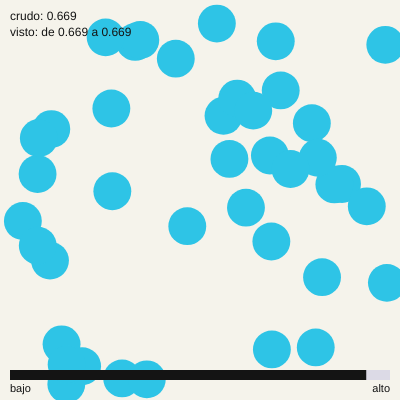
Frame 1 (no input)
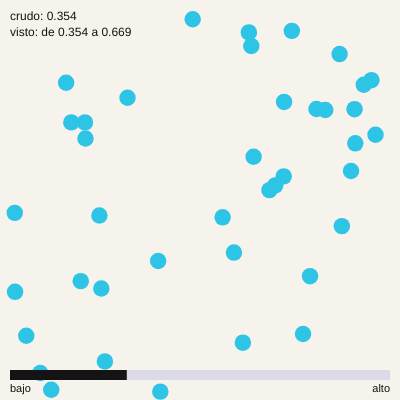
Frame 60 (no input)
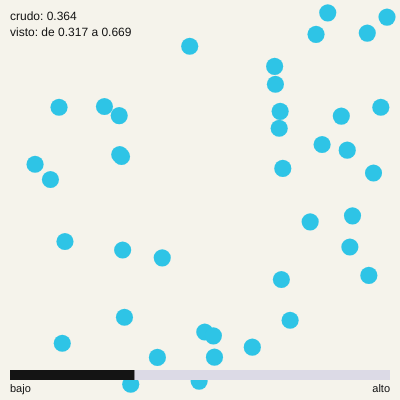
Frame 120 (the mouse pressed at the canvas centre since frame 60)

The p5.js sketch that drew these frames (run headless with seeded random() and noise() and a simulated clock; from frame 60 on, the mouse is pressed at the canvas centre):

// p5.js sketch
// ── sketch.js
// Unidad 3 · Clase 5 · La calibración
// Dos funciones separadas:
//   leerCrudo()  entrega el valor tal como llega, en la escala de la fuente
//   leerSenal()  lo traduce a 0–1 usando un rango MEDIDO, no supuesto
// Cambia leerCrudo() por la fuente de tu equipo (micrófono, cámara o datos).

let enjambre = [];
let cantidad = 40;
let diametro = 14;
let limiteVelocidad = 2;

// NUEVO: el rango real de la fuente. Se mide primero y después se escribe aquí.
let minimo = 0.2;
let maximo = 0.7;

// Para medir: lo más bajo y lo más alto que ha llegado
let minVisto = Infinity;
let maxVisto = -Infinity;

// -----------------------------------------
// LA FUENTE Y LA SEÑAL
// -----------------------------------------

// Simulada: noise() casi nunca baja de 0.2 ni sube de 0.7
function leerCrudo() {
  return noise(frameCount * 0.01);
}

function leerSenal() {
  let crudo = leerCrudo();
  let s = map(crudo, minimo, maximo, 0, 1);
  return constrain(s, 0, 1); // la promesa: siempre entre 0 y 1
}

function medir() {
  let crudo = leerCrudo();
  if (crudo < minVisto) {
    minVisto = crudo;
  }
  if (crudo > maxVisto) {
    maxVisto = crudo;
  }
}

// EL ENJAMBRE (igual que en la Clase 1)
// -----------------------------------------

function crearEnjambre() {
  for (let i = 0; i < cantidad; i++) {
    enjambre.push({
      x: random(diametro, width - diametro),
      y: random(diametro, height - diametro),
      vx: random(-limiteVelocidad, limiteVelocidad),
      vy: random(-limiteVelocidad, limiteVelocidad),
    });
  }
}

function mover(a) {
  a.x += a.vx;
  a.y += a.vy;
}

function aplicarBorde(a) {
  if (a.x < diametro / 2 || a.x > width - diametro / 2) {
    a.vx *= -1;
    a.x = constrain(a.x, diametro / 2, width - diametro / 2);
  }
  if (a.y < diametro / 2 || a.y > height - diametro / 2) {
    a.vy *= -1;
    a.y = constrain(a.y, diametro / 2, height - diametro / 2);
  }
}

function mostrar(a, s) {
  let d = map(s, 0, 1, 6, 40);
  noStroke();
  fill(46, 196, 230);
  circle(a.x, a.y, d);
}

// Una referencia mínima: la barra y lo que significan sus extremos
function mostrarReferencia(s) {
  noStroke();
  fill(220, 218, 230);
  rect(10, height - 30, width - 20, 10);
  fill(20);
  rect(10, height - 30, map(s, 0, 1, 0, width - 20), 10);
  textSize(11);
  text("bajo", 10, height - 8);
  textAlign(RIGHT);
  text("alto", width - 10, height - 8);
  textAlign(LEFT);
  textSize(12);
}

// -----------------------------------------
// P5
// -----------------------------------------

function setup() {
  createCanvas(400, 400);
  crearEnjambre();
}

function draw() {
  background(245, 243, 235);

  medir();
  let s = leerSenal();

  for (let a of enjambre) {
    mover(a);
    aplicarBorde(a);
    mostrar(a, s);
  }
  mostrarReferencia(s);

  fill(20);
  noStroke();
  text("crudo: " + nf(leerCrudo(), 1, 3), 10, 20);
  text("visto: de " + nf(minVisto, 1, 3) + " a " + nf(maxVisto, 1, 3), 10, 36);
}
